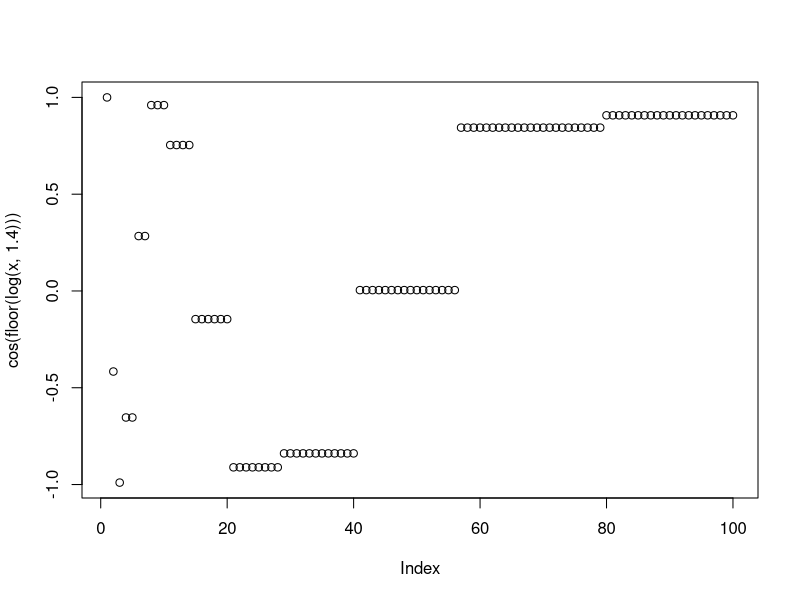
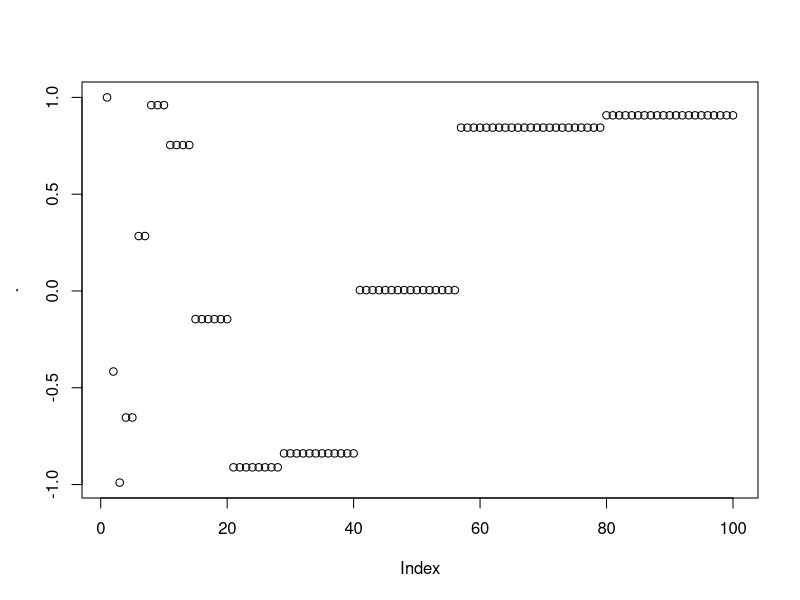

Write R code to recreate these figures, in order.
## ---- chunk 1
knitr::opts_chunk$set(echo = TRUE)
## ---- chunk 2
x = 1:100
plot(cos(floor(log(x, 1.4))))
## ---- chunk 3
library(magrittr)

x %>% log(. , 1.4) %>% floor %>% cos %>% plot
